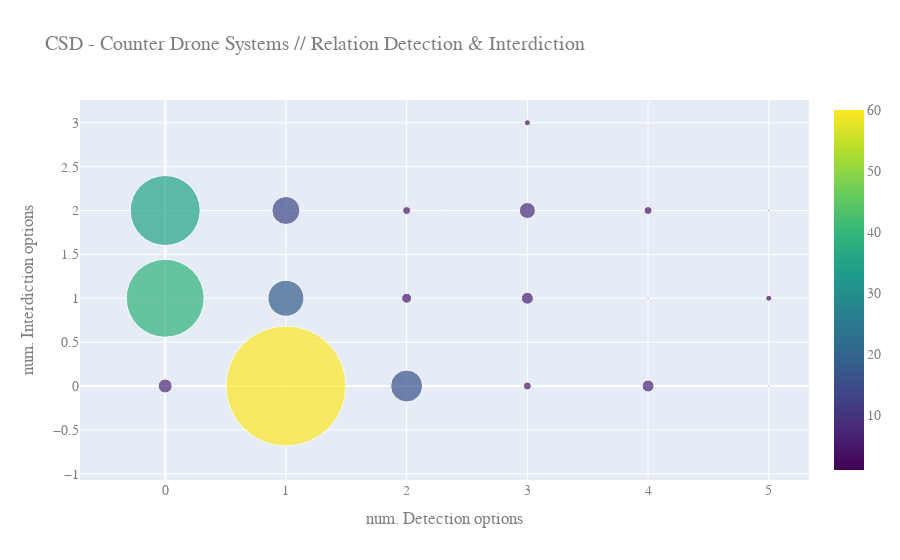

Notebook cell for this chart:
### Markdown cell above
### Relations among systems, solutions and options

#### Relations between Detection & Interdiction options

Most of the systems present only a detection solution (roughly sixty), followed by systems with only-interdiction solutions: with one option (roughly forty) and two options (roughly thirty) respectively. At least sixty-seven systems are advertised as being capable of both detection and interdiction.

### Code cell
data_DI = {'Detection': detection.count(axis = 1), 'Interdiction': interdiction.count(axis = 1)}
df_data_DI = pd.DataFrame(data_DI)
df_data_DI
# df che conta quante volte compare una coppia di valori
df_data_DI2 = pd.DataFrame(df_data_DI.groupby(list(df_data_DI.columns)).size(), columns=['Count']).reset_index()


fig = go.Figure(data=go.Scatter(
    x=df_data_DI2.Detection,
    y=df_data_DI2.Interdiction,
    mode='markers',
    marker=dict(size=df_data_DI2.Count*2, color=df_data_DI2.Count, colorscale='Viridis',showscale=True)
))


fig.update_layout(
    title="CSD - Counter Drone Systems // Relation Detection & Interdiction",
    xaxis_title="num. Detection options",
    yaxis_title="num. Interdiction options",
    font=dict(
        family="Courier New, monospace",
        size=14,
        color="#7f7f7f"
    )
)

fig.show()

### Figure 1 — Plotly figure (JSON) as saved in the notebook; plotly's stock layout.template omitted (floating-point values rounded to 4 significant figures)
{"data": [{"marker": {"color": [7, 39, 35, 60, 18, 14, 16, 5, 4, 4, 6, 8, 3, 6, 1, 4, 1, 3, 1], "colorscale": [[0, "#440154"], [0.1111, "#482878"], [0.2222, "#3e4989"], [0.3333, "#31688e"], [0.4444, "#26828e"], [0.5556, "#1f9e89"], [0.6667, "#35b779"], [0.7778, "#6ece58"], [0.8889, "#b5de2b"], [1, "#fde725"]], "showscale": true, "size": [14, 78, 70, 120, 36, 28, 32, 10, 8, 8, 12, 16, 6, 12, 2, 8, 2, 6, 2]}, "mode": "markers", "type": "scatter", "x": [0, 0, 0, 1, 1, 1, 2, 2, 2, 3, 3, 3, 3, 4, 4, 4, 5, 5, 5], "y": [0, 1, 2, 0, 1, 2, 0, 1, 2, 0, 1, 2, 3, 0, 1, 2, 0, 1, 2]}], "layout": {"font": {"color": "#7f7f7f", "family": "Courier New, monospace", "size": 14}, "title": {"text": "CSD - Counter Drone Systems // Relation Detection & Interdiction"}, "xaxis": {"title": {"text": "num. Detection options"}}, "yaxis": {"title": {"text": "num. Interdiction options"}}}}
